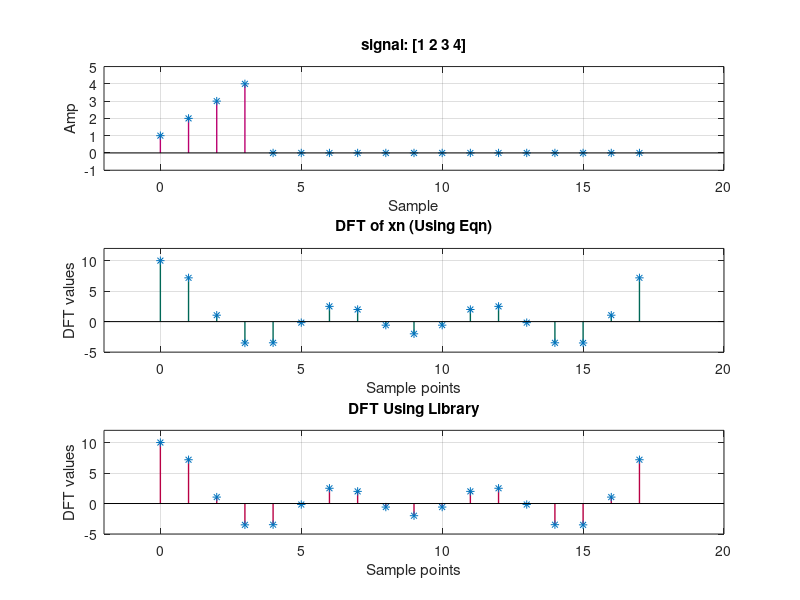

Source code (MATLAB):
clc;
close all;
clear all;
warning('off','all');

% taking input
signal = [1 2 3 4]; %input('Enter the sequence: ');
N = 18; %input('Enter DFT point N: ');

% cheking N
if (isprime(N))
    disp('Error: N can not be prime');     
else
    fact = factor(N);
    len = length(fact);
    L = fact(len);
    M = prod(fact(1:len-1));
end

% padding xn if N > xn
xn = [signal zeros(1, N-length(signal))];

% storing xn in 2D
x = zeros(L, M);
k = 0;

for l = 0:L-1
    for m = 0:M-1
        temp = m*L;
        idx  = temp + l;
        x(l+1,m+1) = xn(idx+1);
    end
end


X = zeros(L, M); % output matrix

for p = 0:L-1  % looping for X(p,q)
    for q = 0:M-1
        res = 0;
        for l = 0:L-1
            twiddleN = exp(-1j*2*pi*l*q/N);
            resTemp = 0;
            for m = 0:M-1
                resTemp = resTemp + (x(l+1, m+1)* exp(-1j*2*pi*m*q/M));
            end
            twiddleL = exp(-1j*2*pi*l*p/L);
            res = res + (twiddleN * resTemp * twiddleL);
        end
        X(p+1, q+1) = res;
    end
end
            
dft = reshape(X.',1,[]); % converting 2D array into 1D

libdft = fft(xn, N);

% displaying output
disp('Actual Signal: '); 
disp(signal);
disp('Signal with N pad: '); 
disp(xn);
disp('Signal in 2D: '); 
disp(x);
disp('DFT using Eqn: '); 
disp(dft);
disp('DFT using Library: '); 
disp(libdft);



%%% plotting 
h = figure(8); % handle
lightgreen = 1/255*[221 233 226];
violet = 1/255*[187, 0, 111];
pinkinsh = 1/255*[0,104,87];
red = 1/255*[185, 0, 68];
yellow = 1/255*[199, 171, 0];
n = 0:N-1;

set(gcf,'color', lightgreen, 'Position',  [100, 100, 600, 600]);

subplot(3,1,1);
stem(n, xn, '*', 'color', violet, 'LineWidth',1);
xlabel('Sample');
ylabel('Amp');
title('signal: [1 2 3 4]');
grid on;
xlim([-2 N+2]);
ylim([-1 5]);
shading flat;


subplot(3,1,2);
stem(n, dft, '*', 'Color', pinkinsh, 'LineWidth',1)
%plot(n, dft, '*', loyolagreen, 'LineWidth', 1);
xlabel('Sample points');
ylabel('DFT values');
title('DFT of xn (Using Eqn)');
grid on;
xlim([-2 N+2]);
ylim([-5 12]);

subplot(3,1,3);
stem(n, dft, '*', 'Color', red, 'LineWidth',1)
%plot(n, dft, '*', loyolagreen, 'LineWidth', 1);
xlabel('Sample points');
ylabel('DFT values');
title('DFT Using Library');
grid on;
xlim([-2 N+2]);
ylim([-5 12]);

% saving figure
exportgraphics(h,'Divide and Conq FFT.png','Resolution',900, 'BackgroundColor', lightgreen)
